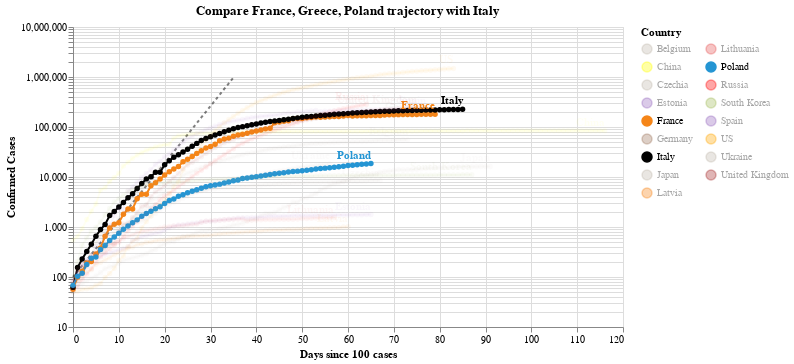

Source (notebook cell):
### Code cell
#hide_input
chart2 = make_since_chart(dff2, ['France', 'Greece', 'Poland'], baseline_countries)
chart2

### Figure 1 — Vega-Lite specification as saved in the notebook (floating-point values rounded to 4 significant figures; data arrays with more than 128 entries replaced by an {"elided": "..."} marker saying what was removed)
{"config": {"view": {"continuousWidth": 400, "continuousHeight": 300}}, "layer": [{"data": {"name": "data-628230001892d6798b50651be41d1b3e"}, "mark": {"type": "line", "color": "black", "opacity": 0.5, "strokeDash": [3, 3]}, "encoding": {"x": {"type": "quantitative", "field": "Days since 100 cases"}, "y": {"type": "quantitative", "field": "Confirmed Cases"}}}, {"data": {"name": "data-4bf3b62261457a30e112deb7f08af883"}, "mark": {"type": "line", "point": true}, "encoding": {"color": {"type": "nominal", "field": "Country", "legend": {"columns": 2}, "scale": {"domain": ["Belgium", "China", "Czechia", "Estonia", "France", "Germany", "Italy", "Japan", "Latvia", "Lithuania", "Poland", "Russia", "South Korea", "Spain", "US", "Ukraine", "United Kingdom"], "range": ["#C1B7AD", "yellow", "#C1B7AD", "#9467bd", "#F58518", "#9D755D", "black", "#C1B7AD", "#F58518", "#E45756", "#2495D3", "red", "#A1BA59", "#9467bd", "orange", "#C1B7AD", "brown"]}}, "opacity": {"condition": {"value": 1, "selection": "selector005"}, "value": 0.05}, "tooltip": [{"type": "nominal", "field": "Country"}, {"type": "temporal", "field": "Date"}, {"type": "quantitative", "field": "Confirmed Cases"}, {"type": "quantitative", "field": "Days since 100 cases"}], "x": {"type": "quantitative", "field": "Days since 100 cases"}, "y": {"type": "quantitative", "field": "Confirmed Cases", "scale": {"type": "log"}}}, "selection": {"selector005": {"type": "multi", "fields": ["Country"], "bind": "legend", "init": [{"Country": "France"}, {"Country": "Greece"}, {"Country": "Poland"}, {"Country": "Italy"}]}}, "width": 550}, {"data": {"name": "data-4bf3b62261457a30e112deb7f08af883"}, "mark": {"type": "text", "align": "right", "dy": -8, "fontWeight": "bold"}, "encoding": {"color": {"type": "nominal", "field": "Country", "legend": {"columns": 2}, "scale": {"domain": ["Belgium", "China", "Czechia", "Estonia", "France", "Germany", "Italy", "Japan", "Latvia", "Lithuania", "Poland", "Russia", "South Korea", "Spain", "US", "Ukraine", "United Kingdom"], "range": ["#C1B7AD", "yellow", "#C1B7AD", "#9467bd", "#F58518", "#9D755D", "black", "#C1B7AD", "#F58518", "#E45756", "#2495D3", "red", "#A1BA59", "#9467bd", "orange", "#C1B7AD", "brown"]}}, "opacity": {"condition": {"value": 1, "selection": "selector005"}, "value": 0.05}, "text": {"type": "nominal", "field": "Country"}, "tooltip": [{"type": "nominal", "field": "Country"}, {"type": "temporal", "field": "Date"}, {"type": "quantitative", "field": "Confirmed Cases"}, {"type": "quantitative", "field": "Days since 100 cases"}], "x": {"type": "quantitative", "field": "Days since 100 cases"}, "y": {"type": "quantitative", "field": "Confirmed Cases", "scale": {"type": "log"}}}, "transform": [{"filter": "(datum['Date'] >= 1589673600000)"}], "width": 550}], "title": "Compare France, Greece, Poland trajectory with Italy", "$schema": "https://vega.github.io/schema/vega-lite/v4.0.2.json", "datasets": {"data-628230001892d6798b50651be41d1b3e": [{"Days since 100 cases": 0, "Confirmed Cases": 100.0}, {"Days since 100 cases": 1, "Confirmed Cases": 130.0}, {"Days since 100 cases": 2, "Confirmed Cases": 169.0}, {"Days since 100 cases": 3, "Confirmed Cases": 219.7}, {"Days since 100 cases": 4, "Confirmed Cases": 285.6}, {"Days since 100 cases": 5, "Confirmed Cases": 371.3}, {"Days since 100 cases": 6, "Confirmed Cases": 482.7}, {"Days since 100 cases": 7, "Confirmed Cases": 627.5}, {"Days since 100 cases": 8, "Confirmed Cases": 815.7}, {"Days since 100 cases": 9, "Confirmed Cases": 1060.0}, {"Days since 100 cases": 10, "Confirmed Cases": 1379.0}, {"Days since 100 cases": 11, "Confirmed Cases": 1792.0}, {"Days since 100 cases": 12, "Confirmed Cases": 2330.0}, {"Days since 100 cases": 13, "Confirmed Cases": 3029.0}, {"Days since 100 cases": 14, "Confirmed Cases": 3937.0}, {"Days since 100 cases": 15, "Confirmed Cases": 5119.0}, {"Days since 100 cases": 16, "Confirmed Cases": 6654.0}, {"Days since 100 cases": 17, "Confirmed Cases": 8650.0}, {"Days since 100 cases": 18, "Confirmed Cases": 11250.0}, {"Days since 100 cases": 19, "Confirmed Cases": 14620.0}, {"Days since 100 cases": 20, "Confirmed Cases": 19000.0}, {"Days since 100 cases": 21, "Confirmed Cases": 24710.0}, {"Days since 100 cases": 22, "Confirmed Cases": 32120.0}, {"Days since 100 cases": 23, "Confirmed Cases": 41750.0}, {"Days since 100 cases": 24, "Confirmed Cases": 54280.0}, {"Days since 100 cases": 25, "Confirmed Cases": 70560.0}, {"Days since 100 cases": 26, "Confirmed Cases": 91730.0}, {"Days since 100 cases": 27, "Confirmed Cases": 119300.0}, {"Days since 100 cases": 28, "Confirmed Cases": 155000.0}, {"Days since 100 cases": 29, "Confirmed Cases": 201500.0}, {"Days since 100 cases": 30, "Confirmed Cases": 262000.0}, {"Days since 100 cases": 31, "Confirmed Cases": 340600.0}, {"Days since 100 cases": 32, "Confirmed Cases": 442800.0}, {"Days since 100 cases": 33, "Confirmed Cases": 575600.0}, {"Days since 100 cases": 34, "Confirmed Cases": 748300.0}, {"Days since 100 cases": 35, "Confirmed Cases": 972800.0}], "data-4bf3b62261457a30e112deb7f08af883": {"elided": "1295 records"}}}
